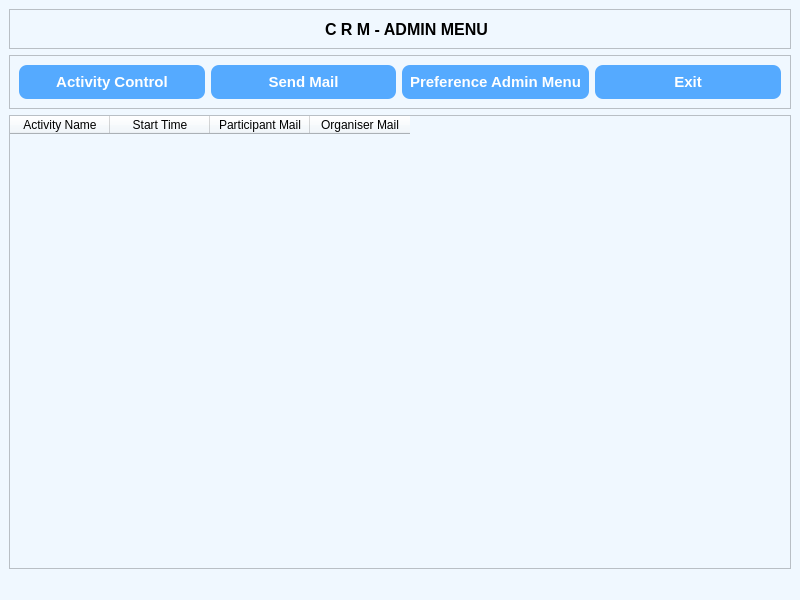
<?xml version="1.0" encoding="UTF-8"?>
<ui version="4.0">
 <class>MainWindow</class>
 <widget class="QMainWindow" name="MainWindow">
  <property name="geometry">
   <rect>
    <x>0</x>
    <y>0</y>
    <width>800</width>
    <height>600</height>
   </rect>
  </property>
  <property name="font">
   <font>
    <pointsize>10</pointsize>
   </font>
  </property>
  <property name="windowTitle">
   <string>MainWindow</string>
  </property>
  <property name="autoFillBackground">
   <bool>false</bool>
  </property>
  <property name="styleSheet">
   <string notr="true">QWidget {
    background-color: #f0f8ff;
}

QPushButton {
    background-color: #4CAF50;
    color: white;
    border-radius: 8px;
    padding: 5px;
}

QPushButton:hover {
    background-color: #45a049;
}

QLineEdit {
    border: 2px solid #ccc;
    border-radius: 4px;
    padding: 4px;
    background-color: #ffffff;
}
</string>
  </property>
  <widget class="QWidget" name="centralwidget">
   <layout class="QVBoxLayout" name="verticalLayout">
    <item>
     <widget class="QFrame" name="frame_7">
      <property name="frameShape">
       <enum>QFrame::StyledPanel</enum>
      </property>
      <property name="frameShadow">
       <enum>QFrame::Raised</enum>
      </property>
      <layout class="QHBoxLayout" name="horizontalLayout">
       <item>
        <spacer name="horizontalSpacer">
         <property name="orientation">
          <enum>Qt::Horizontal</enum>
         </property>
         <property name="sizeHint" stdset="0">
          <size>
           <width>141</width>
           <height>20</height>
          </size>
         </property>
        </spacer>
       </item>
       <item>
        <widget class="QLabel" name="label">
         <property name="text">
          <string/>
         </property>
         <property name="pixmap">
          <pixmap>Icons/png/rsz_rsz_logo_vit-7-3-2.png</pixmap>
         </property>
        </widget>
       </item>
       <item>
        <widget class="QLabel" name="label_3">
         <property name="font">
          <font>
           <pointsize>12</pointsize>
           <weight>75</weight>
           <bold>true</bold>
          </font>
         </property>
         <property name="text">
          <string>C R M - ADMIN MENU</string>
         </property>
        </widget>
       </item>
       <item>
        <spacer name="horizontalSpacer_4">
         <property name="orientation">
          <enum>Qt::Horizontal</enum>
         </property>
         <property name="sizeHint" stdset="0">
          <size>
           <width>40</width>
           <height>20</height>
          </size>
         </property>
        </spacer>
       </item>
      </layout>
     </widget>
    </item>
    <item>
     <widget class="QFrame" name="frame_5">
      <property name="frameShape">
       <enum>QFrame::StyledPanel</enum>
      </property>
      <property name="frameShadow">
       <enum>QFrame::Raised</enum>
      </property>
      <layout class="QHBoxLayout" name="horizontalLayout_2">
       <item>
        <widget class="QPushButton" name="admin_menu_buton_activity_control">
         <property name="font">
          <font>
           <pointsize>11</pointsize>
           <weight>75</weight>
           <bold>true</bold>
          </font>
         </property>
         <property name="styleSheet">
          <string notr="true">QPushButton {
    background-color: #55aaff;
    color: white;
    border-radius: 8px;
    padding: 8px;
    font-weight: bold;
}

QPushButton:hover {
    background-color: #8263c6;
}

QPushButton:pressed {
    background-color: #594097;
}
</string>
         </property>
         <property name="text">
          <string>Activity Control</string>
         </property>
         <property name="icon">
          <iconset>
           <normaloff>Icons/activity_control.png</normaloff>Icons/activity_control.png</iconset>
         </property>
        </widget>
       </item>
       <item>
        <widget class="QPushButton" name="admin_menu_buton_sendmail">
         <property name="font">
          <font>
           <pointsize>11</pointsize>
           <weight>75</weight>
           <bold>true</bold>
          </font>
         </property>
         <property name="styleSheet">
          <string notr="true">QPushButton {
    background-color: #55aaff;
    color: white;
    border-radius: 8px;
    padding: 8px;
    font-weight: bold;
}

QPushButton:hover {
    background-color: #8263c6;
}

QPushButton:pressed {
    background-color: #594097;
}
</string>
         </property>
         <property name="text">
          <string>Send Mail</string>
         </property>
         <property name="icon">
          <iconset>
           <normaloff>Icons/send_mail.png</normaloff>Icons/send_mail.png</iconset>
         </property>
        </widget>
       </item>
       <item>
        <widget class="QPushButton" name="admin_menu_buton_prefencemenu">
         <property name="font">
          <font>
           <pointsize>11</pointsize>
           <weight>75</weight>
           <bold>true</bold>
          </font>
         </property>
         <property name="styleSheet">
          <string notr="true">QPushButton {
    background-color: #55aaff;
    color: white;
    border-radius: 8px;
    padding: 8px;
    font-weight: bold;
}

QPushButton:hover {
    background-color: #8263c6;
}

QPushButton:pressed {
    background-color: #594097;
}
</string>
         </property>
         <property name="text">
          <string>Preference Admin Menu</string>
         </property>
         <property name="icon">
          <iconset>
           <normaloff>Icons/preference_admin.png</normaloff>Icons/preference_admin.png</iconset>
         </property>
        </widget>
       </item>
       <item>
        <widget class="QPushButton" name="admin_menu_buton_exit">
         <property name="font">
          <font>
           <pointsize>11</pointsize>
           <weight>75</weight>
           <bold>true</bold>
          </font>
         </property>
         <property name="styleSheet">
          <string notr="true">QPushButton {
    background-color: #55aaff;
    color: white;
    border-radius: 8px;
    padding: 8px;
    font-weight: bold;
}

QPushButton:hover {
    background-color: #8263c6;
}

QPushButton:pressed {
    background-color: #594097;
}
</string>
         </property>
         <property name="text">
          <string>Exit</string>
         </property>
         <property name="icon">
          <iconset>
           <normaloff>Icons/exit-icon.png</normaloff>Icons/exit-icon.png</iconset>
         </property>
        </widget>
       </item>
      </layout>
     </widget>
    </item>
    <item>
     <widget class="QTableWidget" name="admin_menu_table_result">
      <column>
       <property name="text">
        <string>Activity Name</string>
       </property>
      </column>
      <column>
       <property name="text">
        <string>Start Time</string>
       </property>
      </column>
      <column>
       <property name="text">
        <string>Participant Mail</string>
       </property>
      </column>
      <column>
       <property name="text">
        <string>Organiser Mail</string>
       </property>
      </column>
     </widget>
    </item>
   </layout>
  </widget>
  <widget class="QStatusBar" name="statusbar"/>
 </widget>
 <resources/>
 <connections/>
</ui>
